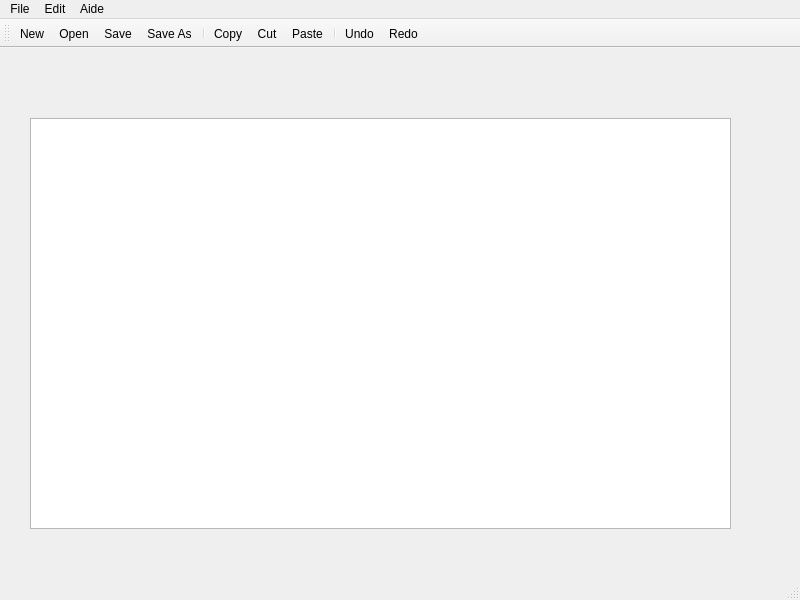
<?xml version="1.0" encoding="UTF-8"?>
<ui version="4.0">
 <class>MainWindow</class>
 <widget class="QMainWindow" name="MainWindow">
  <property name="geometry">
   <rect>
    <x>0</x>
    <y>0</y>
    <width>800</width>
    <height>600</height>
   </rect>
  </property>
  <property name="windowTitle">
   <string>MainWindow</string>
  </property>
  <widget class="QWidget" name="centralwidget">
   <widget class="QTextEdit" name="textEdit">
    <property name="geometry">
     <rect>
      <x>30</x>
      <y>70</y>
      <width>701</width>
      <height>411</height>
     </rect>
    </property>
   </widget>
  </widget>
  <widget class="QMenuBar" name="menubar">
   <property name="geometry">
    <rect>
     <x>0</x>
     <y>0</y>
     <width>800</width>
     <height>22</height>
    </rect>
   </property>
   <widget class="QMenu" name="menuFile">
    <property name="title">
     <string>File</string>
    </property>
    <addaction name="actionNew"/>
    <addaction name="actionOpen"/>
    <addaction name="separator"/>
    <addaction name="actionSave"/>
    <addaction name="actionSave_As"/>
   </widget>
   <widget class="QMenu" name="menuEdit">
    <property name="title">
     <string>Edit</string>
    </property>
    <addaction name="actionCopy"/>
    <addaction name="actionCut"/>
    <addaction name="actionPaste"/>
    <addaction name="separator"/>
    <addaction name="actionUndo"/>
    <addaction name="actionRedo"/>
   </widget>
   <widget class="QMenu" name="menuAide">
    <property name="title">
     <string>Aide</string>
    </property>
   </widget>
   <addaction name="menuFile"/>
   <addaction name="menuEdit"/>
   <addaction name="menuAide"/>
  </widget>
  <widget class="QStatusBar" name="statusbar"/>
  <widget class="QToolBar" name="toolBar">
   <property name="windowTitle">
    <string>toolBar</string>
   </property>
   <attribute name="toolBarArea">
    <enum>TopToolBarArea</enum>
   </attribute>
   <attribute name="toolBarBreak">
    <bool>false</bool>
   </attribute>
   <addaction name="actionNew"/>
   <addaction name="actionOpen"/>
   <addaction name="actionSave"/>
   <addaction name="actionSave_As"/>
   <addaction name="separator"/>
   <addaction name="actionCopy"/>
   <addaction name="actionCut"/>
   <addaction name="actionPaste"/>
   <addaction name="separator"/>
   <addaction name="actionUndo"/>
   <addaction name="actionRedo"/>
  </widget>
  <action name="actionCopy">
   <property name="icon">
    <iconset resource="AppResources.qrc">
     <normaloff>:/Images/icons8-copy-48.png</normaloff>:/Images/icons8-copy-48.png</iconset>
   </property>
   <property name="text">
    <string>Copy</string>
   </property>
  </action>
  <action name="actionCut">
   <property name="icon">
    <iconset resource="AppResources.qrc">
     <normaloff>:/Images/icons8-cut-16.png</normaloff>:/Images/icons8-cut-16.png</iconset>
   </property>
   <property name="text">
    <string>Cut</string>
   </property>
  </action>
  <action name="actionPaste">
   <property name="icon">
    <iconset resource="AppResources.qrc">
     <normaloff>:/Images/icons8-paste-16.png</normaloff>:/Images/icons8-paste-16.png</iconset>
   </property>
   <property name="text">
    <string>Paste</string>
   </property>
  </action>
  <action name="actionNew">
   <property name="icon">
    <iconset resource="AppResources.qrc">
     <normaloff>:/Images/icons8-new-file-24.png</normaloff>:/Images/icons8-new-file-24.png</iconset>
   </property>
   <property name="text">
    <string>New</string>
   </property>
  </action>
  <action name="actionOpen">
   <property name="icon">
    <iconset resource="AppResources.qrc">
     <normaloff>:/Images/icons8-open-file-folder-48.png</normaloff>:/Images/icons8-open-file-folder-48.png</iconset>
   </property>
   <property name="text">
    <string>Open</string>
   </property>
  </action>
  <action name="actionSave_As">
   <property name="icon">
    <iconset resource="AppResources.qrc">
     <normaloff>:/Images/icons8-save-as-30.png</normaloff>:/Images/icons8-save-as-30.png</iconset>
   </property>
   <property name="text">
    <string>Save As</string>
   </property>
  </action>
  <action name="actionSave">
   <property name="icon">
    <iconset resource="AppResources.qrc">
     <normaloff>:/Images/icons8-save-16.png</normaloff>:/Images/icons8-save-16.png</iconset>
   </property>
   <property name="text">
    <string>Save</string>
   </property>
  </action>
  <action name="actionUndo">
   <property name="icon">
    <iconset resource="AppResources.qrc">
     <normaloff>:/Images/icons8-undo-24.png</normaloff>:/Images/icons8-undo-24.png</iconset>
   </property>
   <property name="text">
    <string>Undo</string>
   </property>
  </action>
  <action name="actionRedo">
   <property name="icon">
    <iconset resource="AppResources.qrc">
     <normaloff>:/Images/icons8-redo-24.png</normaloff>:/Images/icons8-redo-24.png</iconset>
   </property>
   <property name="text">
    <string>Redo</string>
   </property>
  </action>
 </widget>
 <resources>
  <include location="AppResources.qrc"/>
 </resources>
 <connections/>
</ui>
